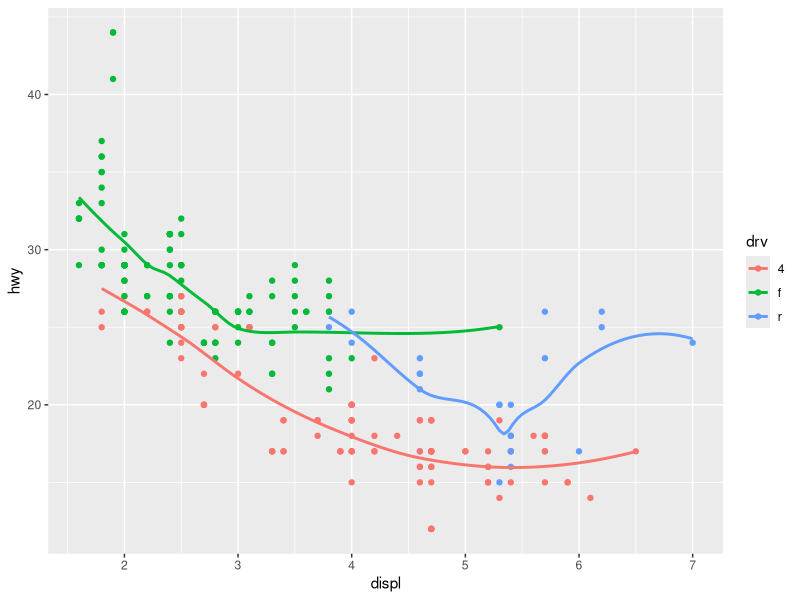
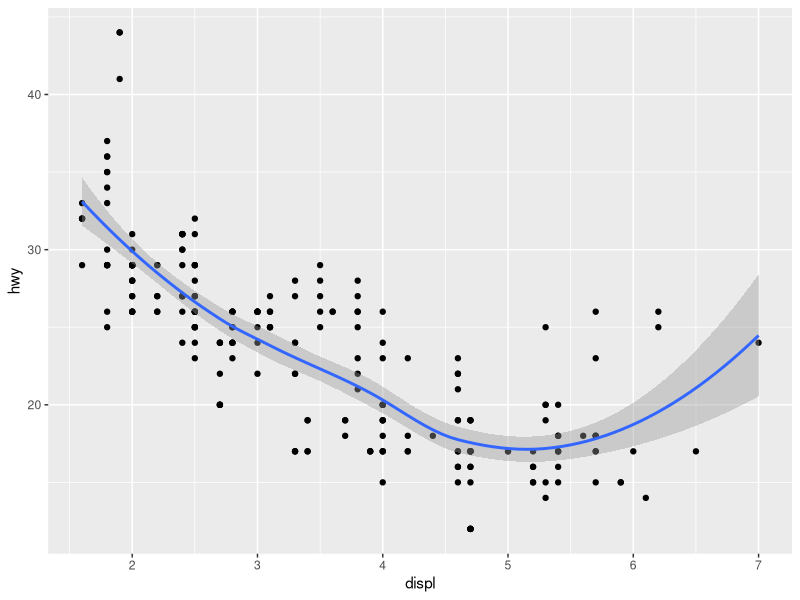
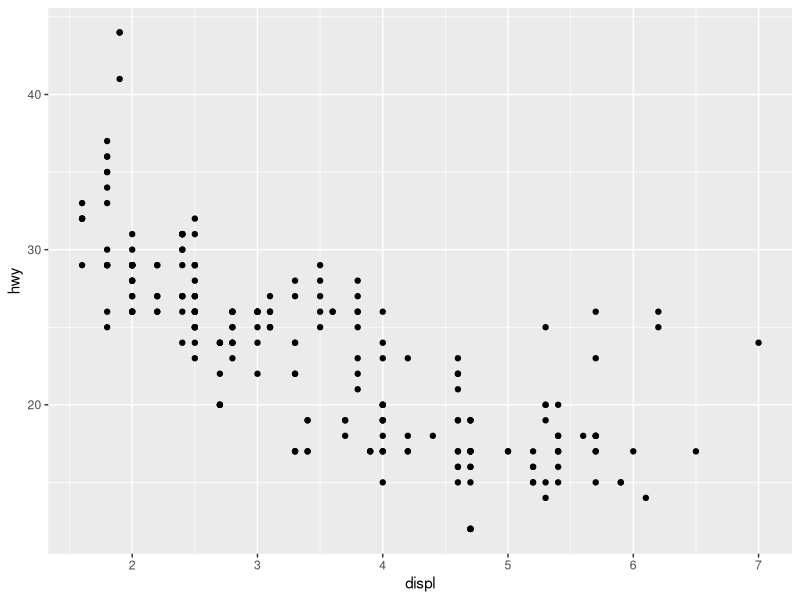

Source code (R) for these figures, in order: (Note: this script raises an error after producing the figures.)
library(tidyverse)
library(ggplot2)


# ggplot ------------------------------------------------------------------

ggplot(data = mpg, mapping = aes(x = displ,y = hwy,color = drv)) + 
  geom_point(mapping = aes()) +
  geom_smooth(mapping = aes(),se = FALSE) 
ggplot(data = mpg, mapping = aes(x = displ, y = hwy)) + 
  geom_point() + 
  geom_smooth()



ggplot(data = mpg) + 
  geom_point(mapping = aes(x = displ, y = hwy))

# transform ---------------------------------------------------------------

filter(mpg, cyl == 8)
filter(diamonds, carat > 3)
data("flights")
flights %>% 
  filter(arr_delay >= 2 & dest %in% c('HOU', 'IAH'))
delays <- not_cancelled %>% 
  group_by(tailnum) %>% 
  summarise(
    delay = mean(arr_delay, na.rm = TRUE),
    n = n()
)
not_cancelled <- flights %>% 
  filter(!is.na(dep_delay), !is.na(arr_delay))
delays %>% 
  filter(n > 20) %>% 
  ggplot(mapping = aes(x = n, y = delay)) + 
  geom_point(alpha = 0.1)

